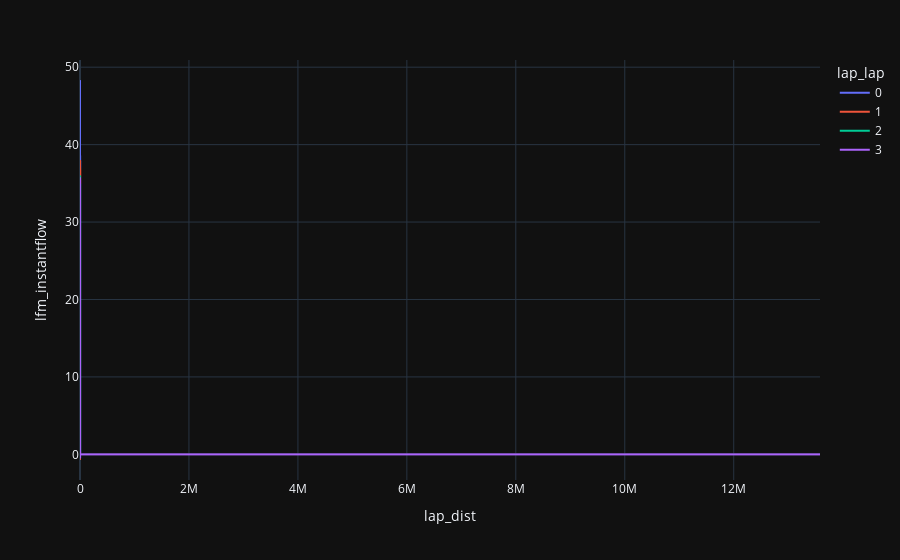

Write notebook code for a chart like this one.
### Code cell
# This is the ammount of Instantaneous current measured by Joule Meter at a distance.
# Shows us how entinse and long the burns where
df.plot(x='lap_dist', y='lfm_instantflow', color='lap_lap')

### Figure 1 — Plotly figure (JSON) as saved in the notebook; plotly's stock layout.template omitted (floating-point values rounded to 4 significant figures; data arrays with more than 128 entries replaced by an {"elided": "..."} marker saying what was removed)
{"data": [{"hovertemplate": "lap_lap=0<br>lap_dist=%{x}<br>lfm_instantflow=%{y}<extra></extra>", "legendgroup": "0", "line": {"color": "#636efa", "dash": "solid"}, "marker": {"symbol": "circle"}, "mode": "lines", "name": "0", "showlegend": true, "type": "scattergl", "x": {"elided": "6376 float values"}, "xaxis": "x", "y": {"elided": "6376 float values"}, "yaxis": "y"}, {"hovertemplate": "lap_lap=1<br>lap_dist=%{x}<br>lfm_instantflow=%{y}<extra></extra>", "legendgroup": "1", "line": {"color": "#EF553B", "dash": "solid"}, "marker": {"symbol": "circle"}, "mode": "lines", "name": "1", "showlegend": true, "type": "scattergl", "x": {"elided": "5032 float values"}, "xaxis": "x", "y": {"elided": "5032 float values"}, "yaxis": "y"}, {"hovertemplate": "lap_lap=2<br>lap_dist=%{x}<br>lfm_instantflow=%{y}<extra></extra>", "legendgroup": "2", "line": {"color": "#00cc96", "dash": "solid"}, "marker": {"symbol": "circle"}, "mode": "lines", "name": "2", "showlegend": true, "type": "scattergl", "x": {"elided": "5116 float values"}, "xaxis": "x", "y": {"elided": "5116 float values"}, "yaxis": "y"}, {"hovertemplate": "lap_lap=3<br>lap_dist=%{x}<br>lfm_instantflow=%{y}<extra></extra>", "legendgroup": "3", "line": {"color": "#ab63fa", "dash": "solid"}, "marker": {"symbol": "circle"}, "mode": "lines", "name": "3", "showlegend": true, "type": "scattergl", "x": {"elided": "5834 float values"}, "xaxis": "x", "y": {"elided": "5834 float values"}, "yaxis": "y"}], "layout": {"legend": {"title": {"text": "lap_lap"}, "tracegroupgap": 0}, "margin": {"t": 60}, "xaxis": {"anchor": "y", "domain": [0, 1], "title": {"text": "lap_dist"}}, "yaxis": {"anchor": "x", "domain": [0, 1], "title": {"text": "lfm_instantflow"}}}}
